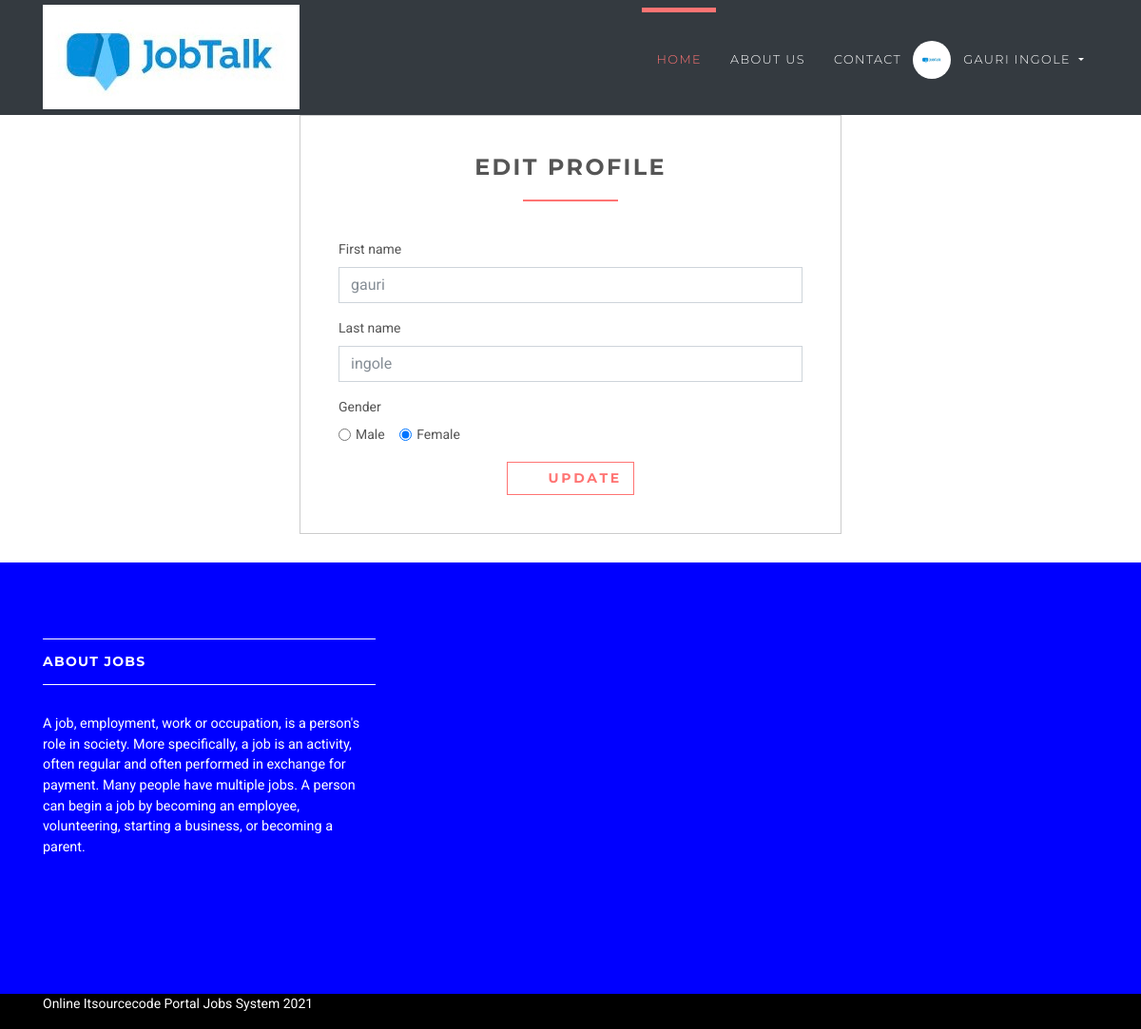
The app's page /employee/profile/update (signed in) with its own data.
### accounts/models.py (models this page shows, shortened)
class User(AbstractUser):
    username = None
    role = models.CharField(max_length=12, error_messages={
        'required': "Role must be provided"
    })
    gender = models.CharField(max_length=10, blank=True, null=True, default="")
    email = models.EmailField(unique=True, blank=False,
                              error_messages={
                                  'unique': "A user with that email already exists.",
                              })
    USERNAME_FIELD = "email"
    REQUIRED_FIELDS = []
    objects = UserManager()

### jobsapp/views/employee.py (the view)
# urls.py: path('employee/profile/update', EditProfileView.as_view(), name='employer-profile-update'),
class EditProfileView(UpdateView):
    model = User
    form_class = EmployeeProfileUpdateForm
    context_object_name = 'employee'
    template_name = 'jobs/employee/edit-profile.html'
    success_url = reverse_lazy('accounts:employer-profile-update')
    @method_decorator(login_required(login_url=reverse_lazy('accounts:login')))
    @method_decorator(user_is_employee)
    def dispatch(self, request, *args, **kwargs):
        return super().dispatch(self.request, *args, **kwargs)
    def get(self, request, *args, **kwargs):
        try:
            self.object = self.get_object()
        except Http404:
            raise Http404("User doesn't exists")
        return self.render_to_response(self.get_context_data())
    def get_object(self, queryset=None):
        obj = self.request.user
        print(obj)
        if obj is None:
            raise Http404("Job doesn't exists")
        return obj

### accounts/forms.py
class EmployeeProfileUpdateForm(forms.ModelForm):
    def __init__(self, *args, **kwargs):
        super(EmployeeProfileUpdateForm, self).__init__(*args, **kwargs)
        self.fields['first_name'].widget.attrs.update(
            {
                'placeholder': 'Enter First Name',
            }
        )
        self.fields['last_name'].widget.attrs.update(
            {
                'placeholder': 'Enter Last Name',
            }
        )
    class Meta:
        model = User
        fields = ["first_name", "last_name", "gender"]

### templates/jobs/employee/edit-profile.html (shortened to what this page needs)
{% extends 'base.html' %}
{% load static %}
{% block content %}
    <div class="col-lg-6 offset-3">
        <div class="box">
            <h3 class="heading">Edit Profile</h3>
            <form action="" method="post">
                {% for field in form %}
                    {% if field.name == 'gender' %}
                        <div class="form-group">
                            <label for="gender">Gender</label>
                            <br>
                            <div class="form-check form-check-inline">
                                <input class="form-check-input" {% if field.value == 'male' %} checked {% endif %}
                                       type="radio" name="gender" id="male gender"
                                       value="male">
                                <label class="form-check-label" for="male">Male</label>
                            </div>
                            <div class="form-check form-check-inline">
                                <input class="form-check-input" {% if field.value == 'female' %} checked {% endif %}
                                       type="radio" name="gender" id="female"
                                       value="female">
                                <label class="form-check-label" for="female">Female</label>
                            </div>
                        </div>
                    {% else %}
                        <div class="form-group">
                            <label for="id_{{ field.name }}">{{ field.label }}</label>
                            <input type="{{ field.field.widget.input_type }}"
                                   class="form-control"
                                   name="{{ field.name }}"
                                   id="id_{{ field.name }}"
                                   value="{{ field.value }}"
                                   placeholder="{{ field.field.widget.attrs.placeholder }}">
                        </div>
                    {% endif %}
                {% endfor %}
                <div class="text-center">
                    <button type="submit" class="btn btn-outline-white-primary">
                        <i class="fa fa-signing"></i> Update
                    </button>
                </div>
            </form>
        </div>
    </div>
{% endblock %}

### templates/base.html (shortened to what this page needs)
{% load static %}
<!DOCTYPE html>
<html>
<head>
    <link rel="stylesheet"
          href="{% static 'vendor/bootstrap/css/bootstrap.min.css' %}">
    <link rel="stylesheet"
          href="{% static 'vendor/font-awesome/css/font-awesome.min.css' %}">
    <link rel="stylesheet"
          href="{% static 'vendor/owl.carousel/assets/owl.carousel.css' %}">
    <link rel="stylesheet"
          href="{% static 'vendor/owl.carousel/assets/owl.theme.default.css' %}">
    <link rel="stylesheet" href="{% static 'css/style.default.css' %}"
          id="theme-stylesheet">
    <link rel="stylesheet" href="{% static 'css/custom.css' %}">
</head>
<body>
<header class="header">
    <nav class="navbar navbar-expand-lg bg-dark">
        <div class="container">
            <a href="/" class="navbar-brand">
                <img src="{% static 'img/itsourcecodes.jpg' %}" alt="logo" class="d-none d-lg-block">
            </a>
            <div id="navbarSupportedContent" class="collapse navbar-collapse">
                <ul class="navbar-nav ml-auto">
                    <li class="nav-item active">
                        <a href="/" class="nav-link">Home <span class="sr-only">(current)</span></a>
                    </li>
                    <li class="nav-item">
                        <a href="#" class="nav-link">About Us</a>
                    </li>
                    <li class="nav-item">
                        <a href="#" class="nav-link">Contact</a>
                    </li>
                    {% if request.user.is_authenticated and request.user.role == 'employer' %}
                        <li class="nav-item dropdown">
                            <a id="clientZone" href="#" data-toggle="dropdown"
                               aria-haspopup="true" aria-expanded="false"
                               class="nav-link dropdown-toggle has-img mb-3 mb-lg-0 mt-3 mt-lg-0">
                                <div class="client-menu-image">
                                    <div class="inner">
                                        <img src="{% static 'img/itsourcecodes.jpg' %}"
                                             alt="company image"
                                             class="img-fluid">
                                    </div>
                                </div>
                                {% if request.user.role == 'employee' %}
                                    {{ request.user.first_name }} {{ request.user.last_name }}
                                {% else %}
                                    {{ request.user.first_name }}
                                {% endif %}
                            </a>
                            <div aria-labelledby="clientZone" class="dropdown-menu">
                                <a href="{% url 'jobs:employer-dashboard' %}" class="dropdown-item">Dashboard</a>
                                <a href="{% url 'jobs:employer-all-applicants' %}" class="dropdown-item">Applicants </a>
                                <a href="{% url 'jobs:employer-jobs-create' %}" class="dropdown-item">Post a new
                                    job </a>
                                <a href="{% url 'accounts:logout' %}" class="dropdown-item">Logout</a>
                            </div>
                        </li>
                    {% elif request.user.is_authenticated and request.user.role == 'employee' %}
                        <li class="nav-item dropdown">
                            <a id="clientZone" href="#" data-toggle="dropdown"
                               aria-haspopup="true" aria-expanded="false"
                               class="nav-link dropdown-toggle has-img mb-3 mb-lg-0 mt-3 mt-lg-0">
                                <div class="client-menu-image">
                                    <div class="inner">
                                        <img src="{% static 'img/itsourcecodes.jpg' %}"
                                             alt="company image"
                                             class="img-fluid">
                                    </div>
                                </div>
                                {% if request.user.role == 'employee' %}
                                    {{ request.user.first_name }} {{ request.user.last_name }}
                                {% else %}
                                    {{ request.user.first_name }}
                                {% endif %}
                            </a>
                        </li>
                    {% endif %}
                </ul>
            </div>
        </div>
    </nav>
</header>
<div>
    {% block content %} {% endblock %}
</div>
<footer class="footer">
    <div class="footer__block">
        <div class="container">
            <div class="row">
                <div class="col-lg-4 col-md-12 mb-5">
                    <h4 class="h5">About Jobs</h4>
                    <p> A job, employment, work or occupation, is a person's role in society. More specifically, a job is an activity, often regular and often performed in exchange for payment. Many people have multiple jobs. A person can begin a job by becoming an employee, volunteering, starting a business, or becoming a parent. </p>
                </div>
            </div>
        </div>
    </div>
    <div class="footer__copyright">
        <div class="container">
            <div class="row">
                <div class="col-md-6 text-md-left text-center">
                    <p>Online Itsourcecode Portal Jobs System 2021</p>
                </div>
            </div>
        </div>
    </div>
</footer>
</body>
</html>

### static/css/style.default.css (style rules this page uses)
html { height:100% }
body { height:100% }
header { z-index:1000 }
button { cursor:pointer }
.heading { text-align:center;margin-bottom:40px }
.heading:after { content:" ";display:block;width:100px;height:2px;margin:20px auto 20px;background:#ff7473 }
a,button { -webkit-transition:all .2s ease-out;transition:all .2s ease-out }
a i.fa,button i.fa { margin:0 5px }
.header { width:100% }
.navbar { text-transform:uppercase;letter-spacing:0.1em;background:#746EA9;padding-top:0 !important;padding-bottom:0 !important }
.navbar a { font-family:"Montserrat",Helvetica,Arial,sans-serif }
.navbar ul.navbar-nav>li>a:not(.navbar-btn) { color:#fff;font-weight:300;font-family:"Montserrat",Helvetica,Arial,sans-serif;font-size:0.8rem }
@media (min-width: 992px) { .navbar ul.navbar-nav>li>a:not(.navbar-btn) { border-top:5px solid transparent;padding:40px 15px !important;color:#fff;font-weight:300 } }
@media (min-width: 992px) { .navbar ul.navbar-nav>li.active>a,.navbar ul.navbar-nav>li.show>a { text-decoration:none !important;border-top-color:#ff7473;color:#ff7473 } }
#clientZone.has-img { position:relative;padding-left:50px !important;border-color:transparent !important }
.client-menu-image { display:inline-block;width:40px;height:40px;line-height:50px;-ms-flex-line-pack:center;align-content:center;border-radius:50%;background:#fff;position:absolute;top:50%;left:-3px;-webkit-transform:translateY(-50%);transform:translateY(-50%) }
.client-menu-image .inner { width:100%;height:100%;display:-webkit-box;display:-ms-flexbox;display:flex;-webkit-box-align:center;-ms-flex-align:center;align-items:center;-webkit-box-pack:center;-ms-flex-pack:center;justify-content:center }
.client-menu-image img { width:60% }
.footer__block { background:blue;padding:80px 0 }
.footer__block h4 { border-top:solid 1px #fff;border-bottom:solid 1px #fff;padding:15px 0;margin-bottom:30px;color:#fff;text-transform:uppercase;letter-spacing:0.08rem }
.footer__block p { color:#fff;font-size:0.9rem }
.footer__copyright { background:black;color:white; }
.box { background:#fff;margin:0 0 30px;border:solid 1px #ccc;-webkit-box-sizing:border-box;box-sizing:border-box;padding:40px }
.navbar { padding:.5rem 1rem }
.navbar-brand { display:inline-block;padding-top:.33594rem;padding-bottom:.33594rem;margin-right:1rem;font-size:1.09375rem }
.btn { font-weight:700;font-family:"Montserrat",Helvetica,Arial,sans-serif;border:1px solid transparent;text-transform:uppercase;letter-spacing:0.2em;padding:.375rem .75rem;font-size:.875rem;line-height:1.5;border-radius:0;-webkit-transition:background-color 0.15s ease-in-out,border-color 0.15s ease-in-out,-webkit-box-shadow 0.15s ease-in-out;transition:background-color 0.15s ease-in-out,border-color 0.15s ease-in-out,-webkit-box-shadow 0.15s ease-in-out;transition:background-color 0.15s ease-in-out,border-color 0.15s ease-in-out,box-shadow 0.15s ease-in-out;transition:background-color 0.15s ease-in-out,border-color 0.15s ease-in-out,box-shadow 0.15s ease-in-out,-webkit-box-shadow 0.15s ease-in-out }
.btn-outline-white-primary { color:#ff7473;background-color:#fff;background-image:none;border-color:#ff7473 }
body { font-family:"Roboto",Helvetica,Arial,sans-serif;font-size:.875rem;font-weight:400;line-height:1.5;color:#555;background-color:#fff }
a { color:#ff7473;text-decoration:none }
h1,h2,h3,h4,h5,h6,.h1,.h2,.h3,.h4,.box-simple h3,.box-image .name h3,.box-image-text .top .name h3,.box-image-text .top .name h4,.h5,.h6 { margin-bottom:1rem;font-family:"Montserrat",Helvetica,Arial,sans-serif;font-weight:700;line-height:1.2;color:#555;text-transform:uppercase;letter-spacing:0.1em }
h3,.h3 { font-size:1.4875rem }
h4,.h4,.box-simple h3,.box-image .name h3,.box-image-text .top .name h3,.box-image-text .top .name h4 { font-size:1.0675rem }
h5,.h5 { font-size:.875rem }
.bg-dark { background-color:#343a40 !important }
.form-control { padding:.375rem .75rem;font-size:1rem;line-height:1.5;color:#868e96;background-color:#fff;border:1px solid #ced4da;border-radius:0;-webkit-transition:border-color ease-in-out 0.15s,-webkit-box-shadow ease-in-out 0.15s;transition:border-color ease-in-out 0.15s,-webkit-box-shadow ease-in-out 0.15s;transition:border-color ease-in-out 0.15s,box-shadow ease-in-out 0.15s;transition:border-color ease-in-out 0.15s,box-shadow ease-in-out 0.15s,-webkit-box-shadow ease-in-out 0.15s }
.form-control::placeholder { color:#868e96 }

### records on screen
User: user.first_name "GAURI", user.last_name "INGOLE", first_name "gauri" "ingole", gender "☑ Female"

### other values on screen
{{ field.label }} "First name" "Last name"
